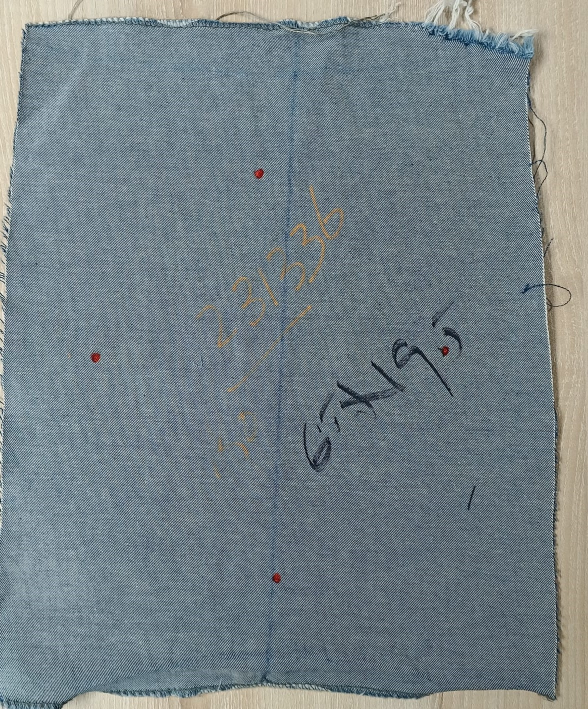
#> input picture Assignment 3/distance1.jpg, 1176 x 1417 px (shown at 1/2 size)
$ jupyter execute q2.ipynb
#> lines starting #> are read from the running program, lines starting #| are printed output that depends on the picture; after the words box and inside, x2 and y2 are one past the last pixel; in counts of white or black regions, pixels touching at a corner belong together; long printed decimals are rounded
#> further down, image is the input picture: shape (1417, 1176, 3); mean B, G, R 134.1, 129, 116.9
[cell 1]
import cv2
import numpy as np

def detect_red_dots(image):
    hsv = cv2.cvtColor(image, cv2.COLOR_BGR2HSV)
#> hsv: shape (1417, 1176, 3); mean H, S, V 90.3, 64.5, 138.1

    lower_red = np.array([0, 60, 60])
    upper_red = np.array([10, 255, 255])

    mask = cv2.inRange(hsv, lower_red, upper_red)
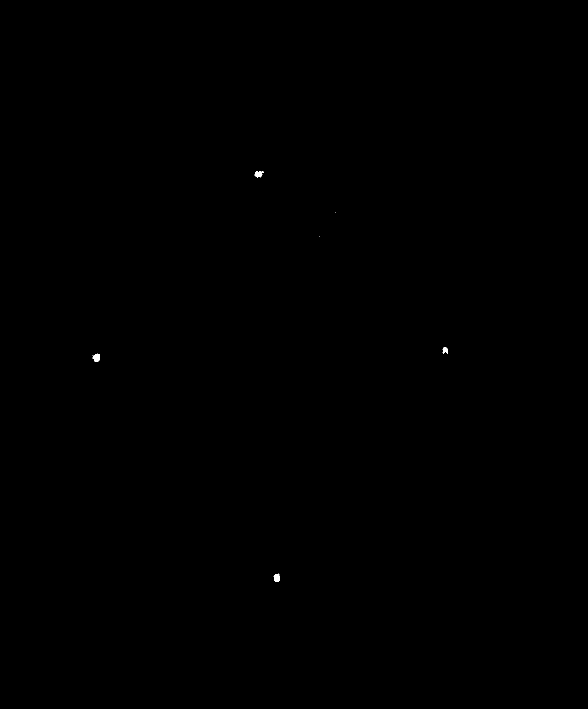
#> mask: shape (1417, 1176) (shown at 1/2 size); 0.03% white; 7 white regions (3 under 20 px)

    contours, _ = cv2.findContours(mask, cv2.RETR_EXTERNAL, cv2.CHAIN_APPROX_SIMPLE)
#> contours = 7 contours, 3 with area under 20; largest, box (x1, y1, x2, y2) and area: (185, 707, 200, 724) 148, (547, 1147, 560, 1163) 138, (509, 342, 527, 355) 123, (885, 694, 896, 708) 68

    return contours

def calculate_distance(point1, point2):
    x1, y1 = point1
    x2, y2 = point2

    distance = np.sqrt((x2 - x1)**2 + (y2 - y1)**2)

    return distance

image = cv2.imread('distance1.jpg')

contours = detect_red_dots(image)

for contour in contours:
    x, y, w, h = cv2.boundingRect(contour)
    cv2.rectangle(image, (x, y), (x + w, y + h), (0, 255, 0), 2)
#> this loop made 7 passes
#> (x, y, w, h) on passes 1 to 7: (547, 1147, 13, 16), (185, 707, 15, 17), (885, 704, 1, 1), (885, 694, 11, 14), (639, 473, 1, 1), (671, 424, 1, 1), (509, 342, 18, 13)
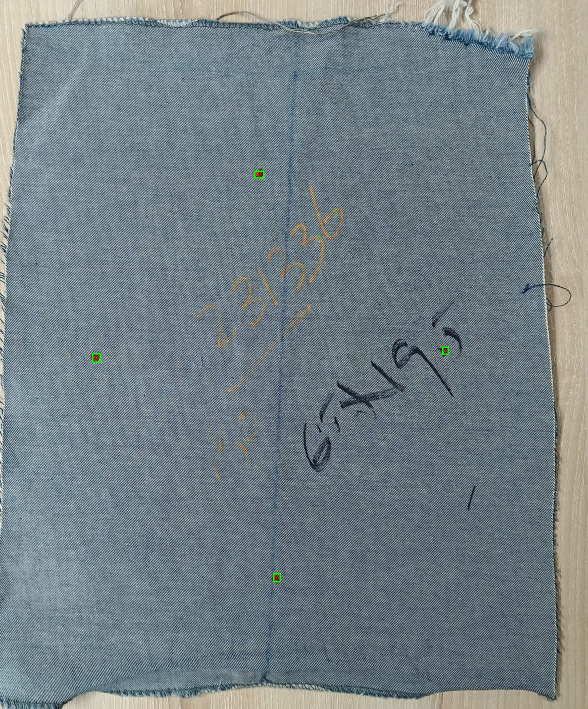
#> image: shape (1417, 1176, 3) (shown at 1/2 size); 0.04% of pixels changed, all inside (x1, y1, x2, y2) = (184, 341, 898, 1165)

if len(contours) >= 4:
    distances = [
        calculate_distance(contours[0][0][0], contours[1][0][0]),
        calculate_distance(contours[2][0][0], contours[3][0][0])
    ]
#> in calculate_distance, `x1, y1 = point1`: x1 = 556; y1 = 1147
#> in calculate_distance, `x2, y2 = point2`: x2 = 195; y2 = 707
#> in calculate_distance, `distance = np.sqrt((x2 - x1)**2 + (y2 - y1)**2)`: distance = 569.1
#> distances = [569.1, 10.44]

    print(f'The distances between the red dots are {distances[0]} and {distances[1]} pixels.')
#| The distances between the red dots are 569.141 and 10.440 pixels.

# Resize the image before displaying it
scale_percent = 60 # percent of original size
width = int(image.shape[1] * scale_percent / 100)
#> width = 705
height = int(image.shape[0] * scale_percent / 100)
#> height = 850
dim = (width, height)
#> dim = (705, 850)

resized_image = cv2.resize(image, dim, interpolation=cv2.INTER_AREA)
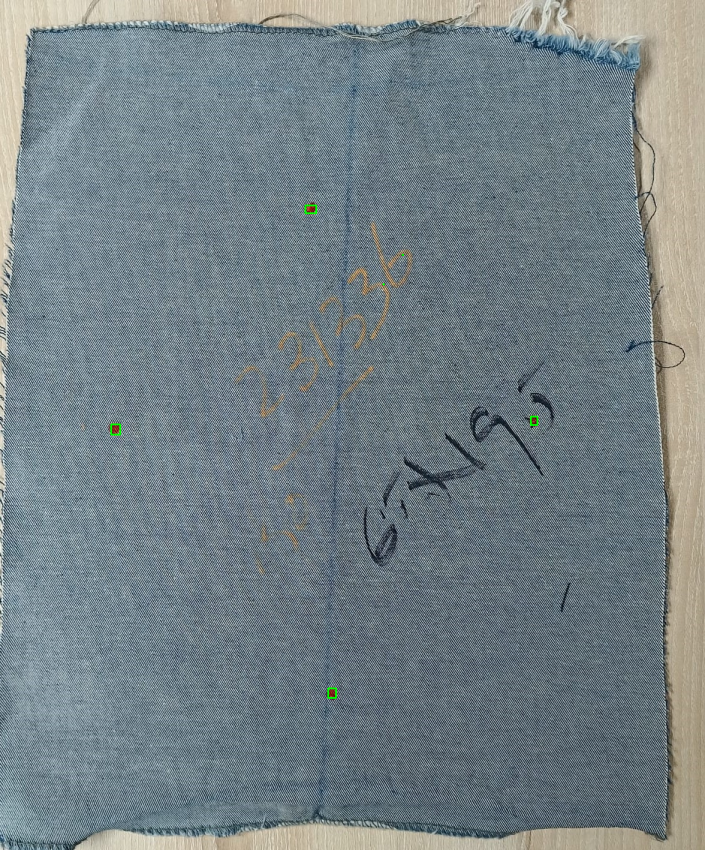
#> resized_image: shape (850, 705, 3); mean B, G, R 134.1, 129.1, 116.8

cv2.imshow('Original Image with Contours', resized_image)
cv2.waitKey(0)
cv2.destroyAllWindows()

$ run again, with Assignment 3/distance2.jpg copied over Assignment 3/distance1.jpg
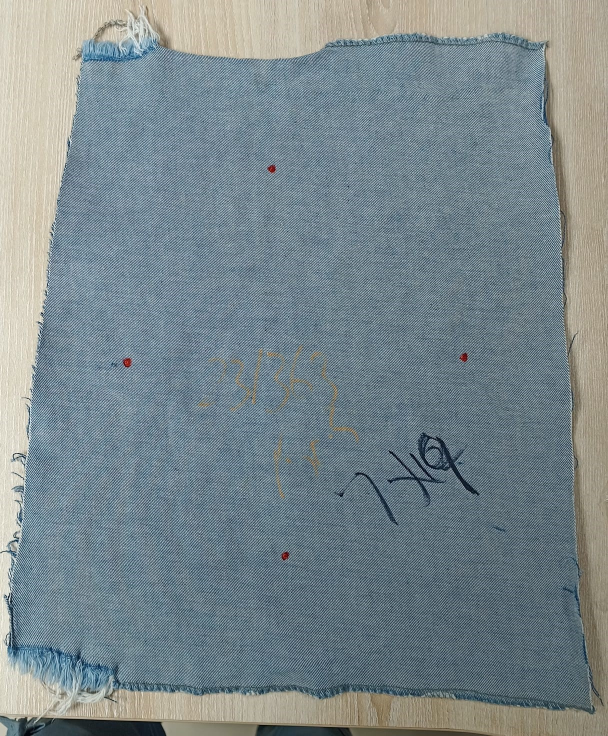
#> input picture Assignment 3/distance2.jpg, 1216 x 1472 px (shown at 1/2 size)
#> image is the input picture: shape (1472, 1216, 3); mean B, G, R 140.4, 135.6, 122.2
#> hsv: shape (1472, 1216, 3); mean H, S, V 83.2, 63.5, 146.2
#> mask: shape (1472, 1216); 0.02% white; 5 white regions (1 under 20 px)
#> in detect_red_dots, `contours, _ = cv2.findContours(mask, cv2.RETR_EXTERNAL, cv2.CHAIN_APPR..`: contours = 5 contours, 1 with area under 20; largest, box (x1, y1, x2, y2) and area: (250, 718, 262, 733) 114, (537, 334, 550, 345) 60, (921, 710, 933, 722) 56, (565, 1107, 576, 1119) 52
#> the loop `for contour in contours:` made 5 passes
#> (x, y, w, h) on passes 1, 3, 4, 5: (565, 1107, 11, 12), (250, 718, 12, 15), (921, 710, 12, 12), (537, 334, 13, 11)
#> x1 = 568; y1 = 1107
#> x2 = 928; y2 = 720
#> distance = 528.6
#> distances = [528.6, 670]
#| The distances between the red dots are 528.554 and 670.048 pixels.
#> `resized_image = cv2.resize(image, dim, interpolation=cv2.INTER_AREA)`:
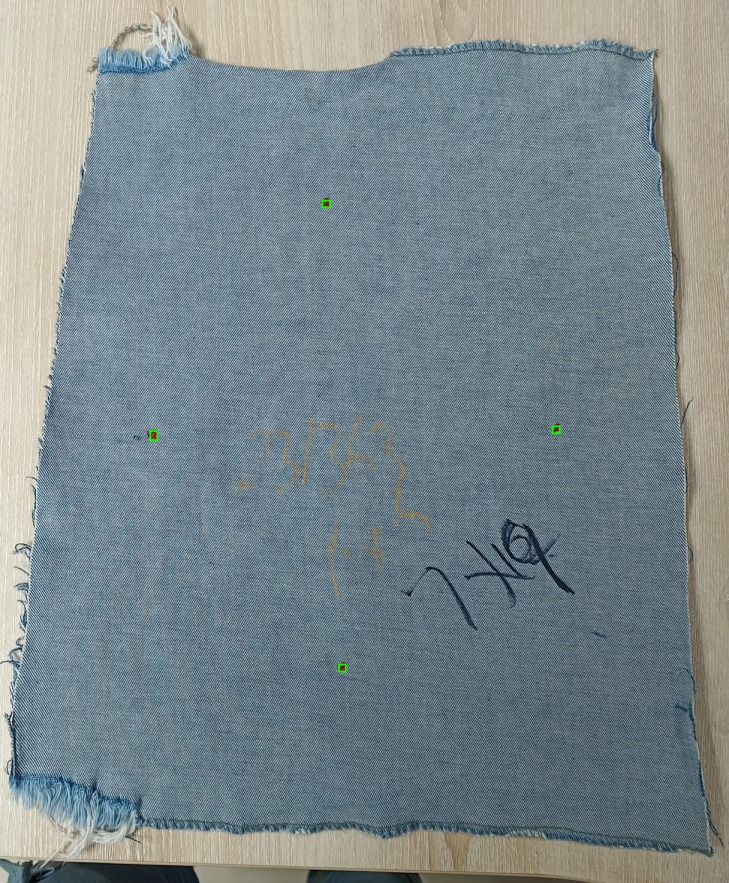
#> resized_image: shape (883, 729, 3); mean B, G, R 140.3, 135.7, 122.2

$ run again, with Assignment 3/distance3.jpg copied over Assignment 3/distance1.jpg
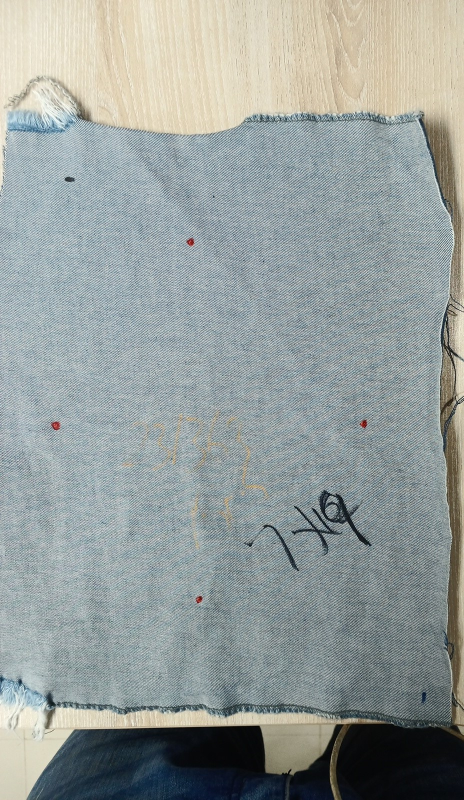
#> input picture Assignment 3/distance3.jpg, 928 x 1600 px (shown at 1/2 size)
#> image is the input picture: shape (1600, 928, 3); mean B, G, R 155.4, 157.3, 149.5
#> hsv: shape (1600, 928, 3); mean H, S, V 80, 38.9, 162.5
#> mask: shape (1600, 928); 0.03% white; 6 white regions (2 under 20 px)
#> in detect_red_dots, `contours, _ = cv2.findContours(mask, cv2.RETR_EXTERNAL, cv2.CHAIN_APPR..`: contours = 6 contours, 2 with area under 20; largest, box (x1, y1, x2, y2) and area: (720, 840, 732, 854) 90, (392, 1192, 404, 1206) 84, (107, 848, 119, 859) 70, (376, 481, 388, 492) 60
#> the loop `for contour in contours:` made 6 passes
#> (x, y, w, h) on passes 1 to 6: (392, 1192, 12, 14), (732, 849, 1, 1), (107, 848, 12, 11), (720, 840, 12, 14), (376, 481, 12, 11), (379, 480, 1, 1)
#> x1 = 400; y1 = 1192
#> x2 = 732; y2 = 849
#> distance = 477.4
#> distances = [477.4, 620.1]
#| The distances between the red dots are 477.360 and 620.052 pixels.
#> `resized_image = cv2.resize(image, dim, interpolation=cv2.INTER_AREA)`:
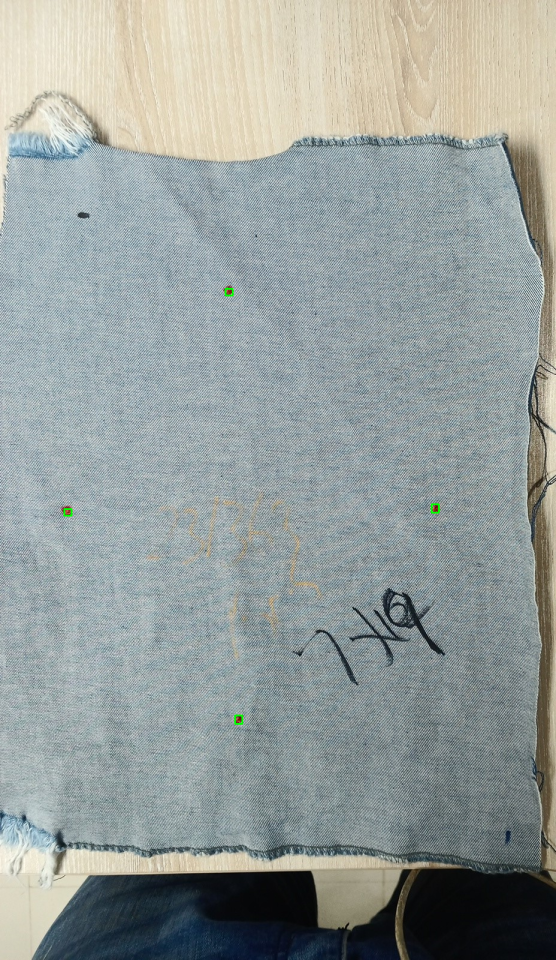
#> resized_image: shape (960, 556, 3); mean B, G, R 155.3, 157.3, 149.5
